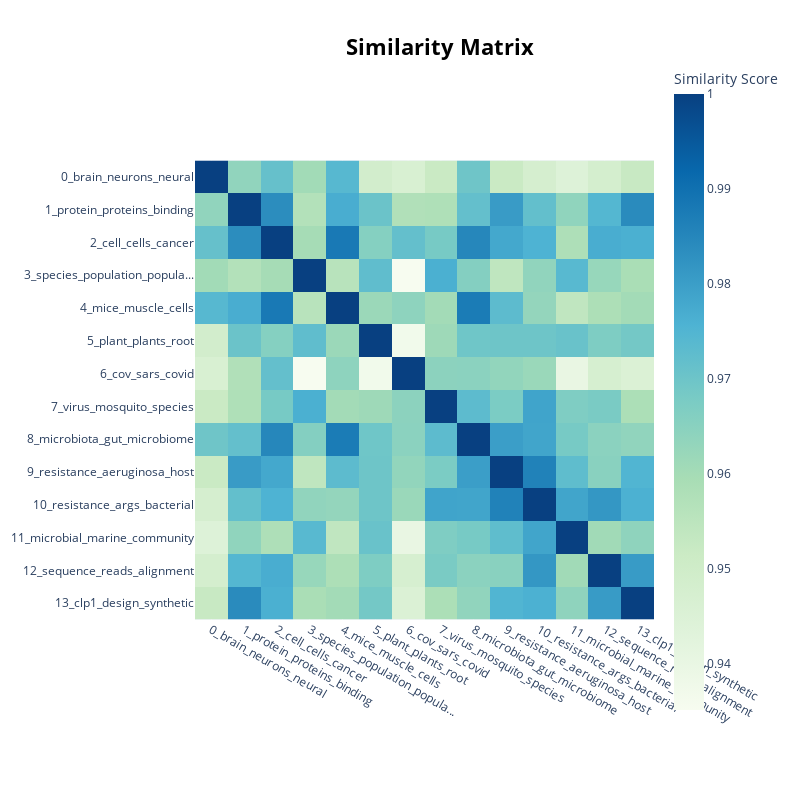

Notebook cell for this chart:
### Code cell
topic_model.visualize_heatmap()

### Figure 1 — Plotly figure (JSON) as saved in the notebook; plotly's stock layout.template omitted (floating-point values rounded to 4 significant figures; data arrays with more than 128 entries replaced by an {"elided": "..."} marker saying what was removed)
{"data": [{"coloraxis": "coloraxis", "hovertemplate": "x: %{x}<br>y: %{y}<br>Similarity Score: %{z}<extra></extra>", "name": "0", "type": "heatmap", "x": ["0_brain_neurons_neural", "1_protein_proteins_binding", "2_cell_cells_cancer", "3_species_population_popula...", "4_mice_muscle_cells", "5_plant_plants_root", "6_cov_sars_covid", "7_virus_mosquito_species", "8_microbiota_gut_microbiome", "9_resistance_aeruginosa_host", "10_resistance_args_bacterial", "11_microbial_marine_community", "12_sequence_reads_alignment", "13_clp1_design_synthetic"], "xaxis": "x", "y": ["0_brain_neurons_neural", "1_protein_proteins_binding", "2_cell_cells_cancer", "3_species_population_popula...", "4_mice_muscle_cells", "5_plant_plants_root", "6_cov_sars_covid", "7_virus_mosquito_species", "8_microbiota_gut_microbiome", "9_resistance_aeruginosa_host", "10_resistance_args_bacterial", "11_microbial_marine_community", "12_sequence_reads_alignment", "13_clp1_design_synthetic"], "yaxis": "y", "z": {"elided": "14x14 float values"}}], "layout": {"coloraxis": {"colorbar": {"title": {"text": "Similarity Score"}}, "colorscale": [[0, "rgb(247,252,240)"], [0.125, "rgb(224,243,219)"], [0.25, "rgb(204,235,197)"], [0.375, "rgb(168,221,181)"], [0.5, "rgb(123,204,196)"], [0.625, "rgb(78,179,211)"], [0.75, "rgb(43,140,190)"], [0.875, "rgb(8,104,172)"], [1, "rgb(8,64,129)"]]}, "height": 800, "hoverlabel": {"bgcolor": "white", "font": {"family": "Rockwell", "size": 16}}, "legend": {"title": {"text": "Trend"}}, "margin": {"t": 60}, "showlegend": true, "title": {"font": {"color": "Black", "size": 22}, "text": "<b>Similarity Matrix</b>", "x": 0.55, "xanchor": "center", "y": 0.95, "yanchor": "top"}, "width": 800, "xaxis": {"anchor": "y", "constrain": "domain", "domain": [0, 1], "scaleanchor": "y"}, "yaxis": {"anchor": "x", "autorange": "reversed", "constrain": "domain", "domain": [0, 1]}}}
